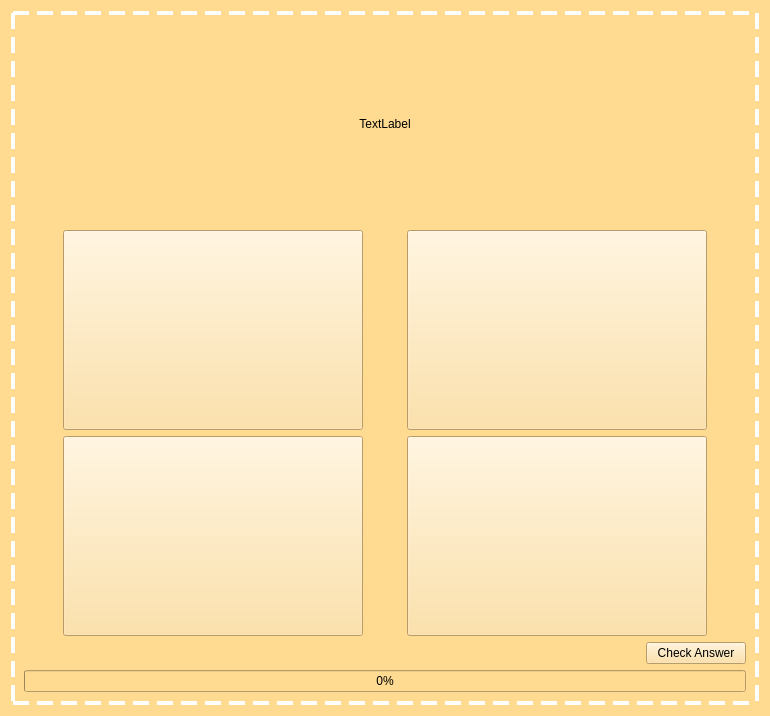
<?xml version="1.0" encoding="UTF-8"?>
<ui version="4.0">
 <class>MeaningfulSymbolismActivity</class>
 <widget class="QWidget" name="MeaningfulSymbolismActivity">
  <property name="geometry">
   <rect>
    <x>0</x>
    <y>0</y>
    <width>770</width>
    <height>715</height>
   </rect>
  </property>
  <property name="windowTitle">
   <string>Form</string>
  </property>
  <property name="styleSheet">
   <string notr="true">background-color: rgb(255, 219, 146);
</string>
  </property>
  <layout class="QVBoxLayout" name="verticalLayout_2">
   <item>
    <widget class="QFrame" name="verticalFrame">
     <property name="styleSheet">
      <string notr="true">QFrame#verticalFrame {
	border: 4px dashed white;
}</string>
     </property>
     <layout class="QVBoxLayout" name="verticalLayout_3">
      <item>
       <widget class="QLabel" name="promptLabel">
        <property name="minimumSize">
         <size>
          <width>0</width>
          <height>200</height>
         </size>
        </property>
        <property name="styleSheet">
         <string notr="true">font: 300 10pt &quot;Bookman Old Style&quot;;
color: rgb(0, 0, 0);</string>
        </property>
        <property name="text">
         <string>TextLabel</string>
        </property>
        <property name="alignment">
         <set>Qt::AlignCenter</set>
        </property>
        <property name="wordWrap">
         <bool>true</bool>
        </property>
       </widget>
      </item>
      <item>
       <layout class="QVBoxLayout" name="verticalLayout">
        <item>
         <layout class="QHBoxLayout" name="horizontalLayout">
          <item>
           <spacer name="horizontalSpacer_3">
            <property name="orientation">
             <enum>Qt::Horizontal</enum>
            </property>
            <property name="sizeHint" stdset="0">
             <size>
              <width>40</width>
              <height>20</height>
             </size>
            </property>
           </spacer>
          </item>
          <item>
           <widget class="QPushButton" name="ans1">
            <property name="minimumSize">
             <size>
              <width>300</width>
              <height>200</height>
             </size>
            </property>
            <property name="maximumSize">
             <size>
              <width>16777215</width>
              <height>16777215</height>
             </size>
            </property>
            <property name="text">
             <string/>
            </property>
           </widget>
          </item>
          <item>
           <spacer name="horizontalSpacer">
            <property name="orientation">
             <enum>Qt::Horizontal</enum>
            </property>
            <property name="sizeHint" stdset="0">
             <size>
              <width>40</width>
              <height>20</height>
             </size>
            </property>
           </spacer>
          </item>
          <item>
           <widget class="QPushButton" name="ans2">
            <property name="minimumSize">
             <size>
              <width>300</width>
              <height>200</height>
             </size>
            </property>
            <property name="text">
             <string/>
            </property>
           </widget>
          </item>
          <item>
           <spacer name="horizontalSpacer_5">
            <property name="orientation">
             <enum>Qt::Horizontal</enum>
            </property>
            <property name="sizeHint" stdset="0">
             <size>
              <width>40</width>
              <height>20</height>
             </size>
            </property>
           </spacer>
          </item>
         </layout>
        </item>
        <item>
         <spacer name="verticalSpacer">
          <property name="orientation">
           <enum>Qt::Vertical</enum>
          </property>
          <property name="sizeHint" stdset="0">
           <size>
            <width>20</width>
            <height>40</height>
           </size>
          </property>
         </spacer>
        </item>
        <item>
         <layout class="QHBoxLayout" name="horizontalLayout_2">
          <item>
           <spacer name="horizontalSpacer_4">
            <property name="orientation">
             <enum>Qt::Horizontal</enum>
            </property>
            <property name="sizeHint" stdset="0">
             <size>
              <width>40</width>
              <height>20</height>
             </size>
            </property>
           </spacer>
          </item>
          <item>
           <widget class="QPushButton" name="ans3">
            <property name="minimumSize">
             <size>
              <width>300</width>
              <height>200</height>
             </size>
            </property>
            <property name="maximumSize">
             <size>
              <width>16777215</width>
              <height>16777215</height>
             </size>
            </property>
            <property name="text">
             <string/>
            </property>
           </widget>
          </item>
          <item>
           <spacer name="horizontalSpacer_2">
            <property name="orientation">
             <enum>Qt::Horizontal</enum>
            </property>
            <property name="sizeHint" stdset="0">
             <size>
              <width>40</width>
              <height>20</height>
             </size>
            </property>
           </spacer>
          </item>
          <item>
           <widget class="QPushButton" name="ans4">
            <property name="minimumSize">
             <size>
              <width>300</width>
              <height>200</height>
             </size>
            </property>
            <property name="text">
             <string/>
            </property>
           </widget>
          </item>
          <item>
           <spacer name="horizontalSpacer_6">
            <property name="orientation">
             <enum>Qt::Horizontal</enum>
            </property>
            <property name="sizeHint" stdset="0">
             <size>
              <width>40</width>
              <height>20</height>
             </size>
            </property>
           </spacer>
          </item>
         </layout>
        </item>
        <item>
         <widget class="QPushButton" name="CheckNext">
          <property name="maximumSize">
           <size>
            <width>100</width>
            <height>16777215</height>
           </size>
          </property>
          <property name="layoutDirection">
           <enum>Qt::RightToLeft</enum>
          </property>
          <property name="text">
           <string>Check Answer</string>
          </property>
         </widget>
        </item>
        <item>
         <widget class="QProgressBar" name="progressBar">
          <property name="layoutDirection">
           <enum>Qt::LeftToRight</enum>
          </property>
          <property name="value">
           <number>0</number>
          </property>
         </widget>
        </item>
       </layout>
      </item>
     </layout>
    </widget>
   </item>
  </layout>
 </widget>
 <resources/>
 <connections/>
</ui>
